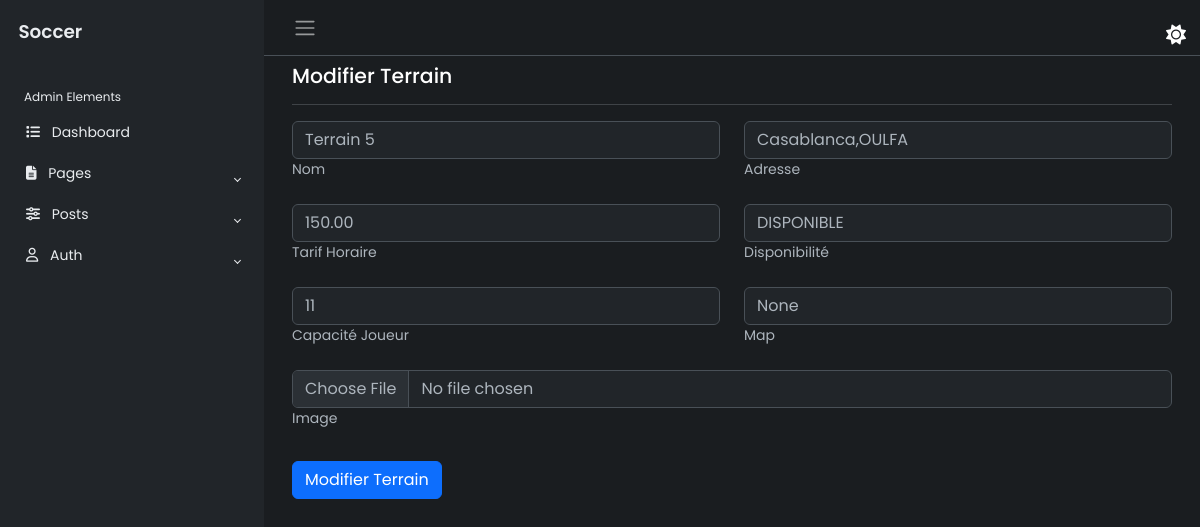
/modifier-terrain/5/ (signed in), run on the app's committed database.
### terrains/models.py (models this page shows, shortened)
class Terrain(models.Model):
    nom = models.CharField(max_length=100)
    adresse = models.CharField(max_length=255)
    tarif_horaire = models.DecimalField(max_digits=10, decimal_places=2)
    disponibilite = models.CharField(max_length=20, choices=[(tag.value, tag.name) for tag in disponibilite])
    capacite_joueur = models.PositiveIntegerField()
    map = models.CharField(max_length=500, null=True, blank=True)
    image = models.ImageField(null=True,blank=True, upload_to='images/')
    administrateur = models.ForeignKey(User, on_delete=models.CASCADE)

### terrains/views.py (the view)
# urls.py: path('modifier-terrain/<int:terrain_id>/', views.modifier_terrain, name='modifier_terrain'),
def modifier_terrain(request, terrain_id):
    if not request.user.is_superuser:
        return HttpResponseForbidden("Vous n'avez pas l'autorisation d'accéder à cette page.")
    terrain = get_object_or_404(Terrain, pk=terrain_id)
    if request.method == 'POST':
        form = TerrainForm(request.POST, request.FILES, instance=terrain)
        if form.is_valid():
            form.save()
            return redirect('liste_terrains')
    else:
        form = TerrainForm(instance=terrain)
    return render(request, 'terrains/Modifier_terrain.html', {'form': form, 'terrain': terrain,
                                                              'disponibilite_choices': Terrain._meta.get_field(
                                                                  'disponibilite').choices})

### terrains/TerrainForm.py
class TerrainForm(forms.ModelForm):
    class Meta:
        model = Terrain
        fields = ['nom', 'adresse', 'tarif_horaire', 'disponibilite', 'capacite_joueur', 'map', 'image']

### terrains/templates/terrains/Modifier_terrain.html (shortened to what this page needs)
{% extends 'terrains/dashBase.html' %}
{% block content %}
<div class="main">
    <nav class="navbar navbar-expand px-3 border-bottom">
        <button class="btn" id="sidebar-toggle" type="button">
            <span class="navbar-toggler-icon"></span>
        </button>
        <div class="navbar-collapse navbar">
        </div>
    </nav>
    <main class="content px-3 py-2">
        <div class="container-fluid">
            <div class="mb-3">
                <h4>Modifier Terrain</h4>
            </div>
            <hr />
            <form id="terrain-form" method="post" enctype="multipart/form-data">
                <div class="row mb-3">
                    <div class="col">
                        <div data-mdb-input-init class="form-outline">
                            <input type="text" id="nom" name="nom" class="form-control" value="{{ terrain.nom }}" required />
                            <label class="form-label" for="nom">Nom</label>
                        </div>
                    </div>
                    <div class="col">
                        <div data-mdb-input-init class="form-outline">
                            <input type="text" id="adresse" name="adresse" class="form-control" value="{{ terrain.adresse }}" required />
                            <label class="form-label" for="adresse">Adresse</label>
                        </div>
                    </div>
                </div>
                <div class="row mb-3">
                    <div class="col">
                        <div data-mdb-input-init class="form-outline">
                            <input type="number" id="tarif_horaire" name="tarif_horaire" class="form-control" step="0.01" value="{{ terrain.tarif_horaire }}" required />
                            <label class="form-label" for="tarif_horaire">Tarif Horaire</label>
                        </div>
                    </div>
                    <div class="col">
                        <div data-mdb-input-init class="form-outline">
                            <select id="disponibilite" name="disponibilite" class="form-control" required>
                                {% for value, name in disponibilite_choices %}
                                    <option value="{{ value }}" {% if value == terrain.disponibilite %} selected {% endif %}>{{ name }}</option>
                                {% endfor %}
                            </select>
                            <label class="form-label" for="disponibilite">Disponibilité</label>
                        </div>
                    </div>
                </div>
                <div class="row mb-3">
                    <div class="col">
                        <div data-mdb-input-init class="form-outline">
                            <input type="number" id="capacite_joueur" name="capacite_joueur" class="form-control" value="{{ terrain.capacite_joueur }}" required />
                            <label class="form-label" for="capacite_joueur">Capacité Joueur</label>
                        </div>
                    </div>
                    <div class="col">
                        <div data-mdb-input-init class="form-outline">
                            <input type="text" id="map" name="map" class="form-control" value="{{ terrain.map }}" required />
                            <label class="form-label" for="map">Map</label>
                        </div>
                    </div>
                </div>
                <div class="row mb-3">
                    <div class="col">
                        <div data-mdb-input-init class="form-outline">
                            <input type="file" id="image" name="image" class="form-control" />
                            <label class="form-label" for="image">Image</label>
                        </div>
                    </div>
                </div>
                <div class="row mt-4">
                    <div class="col">
                        <button type="submit" class="btn btn-primary" data-mdb-ripple-init>Modifier Terrain</button>
                    </div>
                </div>
            </form>
        </div>
    </main>
</div>
{% endblock content %}

### terrains/templates/terrains/dashBase.html (style rules this page uses)
body { font-family: 'Poppins', sans-serif; font-size: 0.875rem; opacity: 1; overflow-y: scroll; margin: 0; }
h4 { font-family: 'Poppins', sans-serif; font-size: 1.275rem; color: var(--bs-emphasis-color); }
.main { display: flex; flex-direction: column; min-height: 100vh; min-width: 0; overflow: hidden; transition: all 0.35s ease-in-out; width: 100%; background: var(--bs-dark-bg-subtle); }
.content { flex: 1; max-width: 100vw; width: 100vw; }
@media (min-width:768px) { .content { max-width: auto; width: auto; } }

### data on the page
Terrain: nom "Terrain 5", adresse "Casablanca,OULFA", tarif_horaire "150.00", disponibilite "DISPONIBLE", capacite_joueur "11", map "None"
